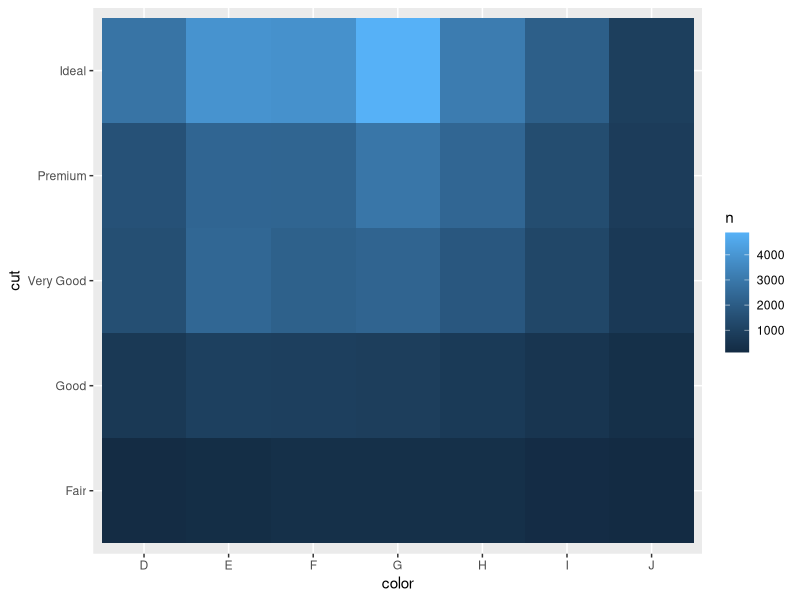

Here is the R script that generated this plot:
library(tidyverse)

diamonds %>%
  count(color, cut) %>%
  ggplot(mapping = aes(x=color, y=cut)) +
    geom_tile(mapping = aes(fill = n))